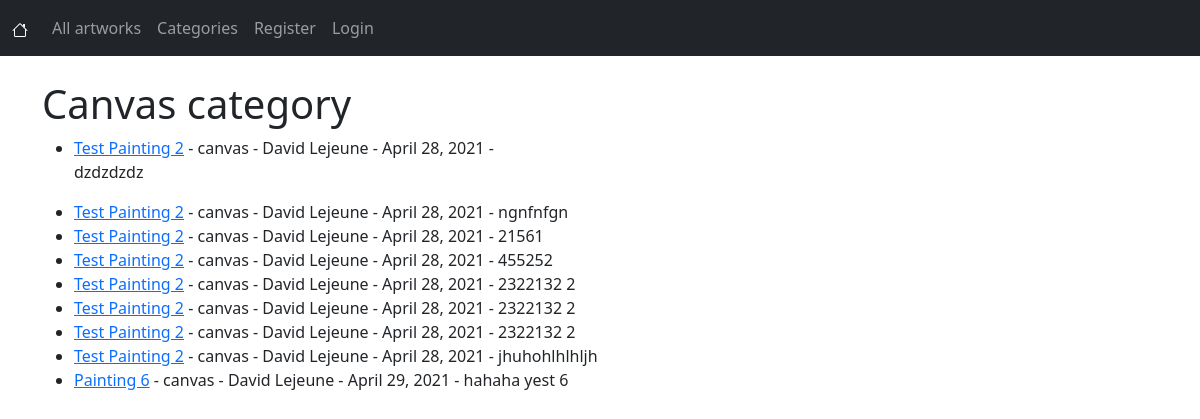
Page /category/canvas/ on the earlier database version.
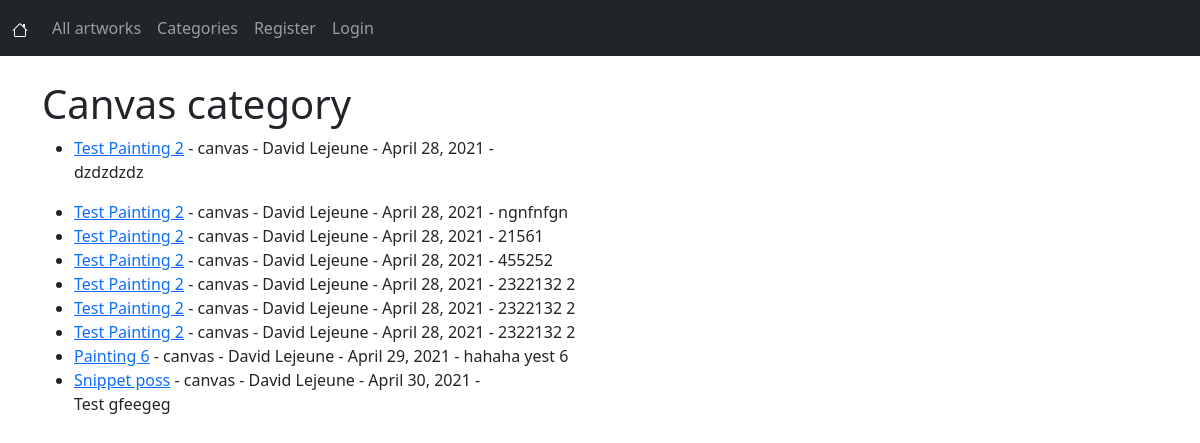
Same page on the later database version.
### artworks/models.py (models this page shows, shortened)
class Artwork(models.Model):
    title = models.CharField(max_length=255)
    title_tag = models.CharField(max_length=255)
    author = models.ForeignKey(User, on_delete=models.CASCADE)
    body = RichTextField(blank=True, null=True)
    snippet = models.CharField(max_length=255)
    artwork_date = models.DateField(auto_now_add=True)
    category = models.CharField(max_length=255, default='No category')
    likes = models.ManyToManyField(User, related_name='artwork_post')

### artworks/views.py (the view)
# urls.py: path('category/<str:cats>/' , CategoryView, name="category"),
def CategoryView(request, cats):
    category_artworks = Artwork.objects.filter(category=cats.replace('-',' '))
    return render(request, 'categories.html', {'cats':cats.title().replace('-',' '), 'category_artworks':category_artworks})

### artworks/templates/categories.html (shortened to what this page needs)
{% extends 'base.html' %}
{% block content %}
{% if category_artworks %}
<h1>{{ cats }} category</h1>
    <ul>
        {% for artwork in category_artworks %}
            <li><a href="{% url 'artwork-detail' artwork.pk %}">{{ artwork.title }}</a> - {{ artwork.category}} - {{ artwork.author.first_name }} {{ artwork.author.last_name }} - {{ artwork.artwork_date }} -
                {{ artwork.body|slice:":100"|safe }}</li>
        {% endfor %}
    </ul>
{% else %}
<div class="d-flex justify-content-center">
    <div class="alert alert-dark" role="alert">
        Sorry, this page doesn't exist .
    </div>
</div>
{% endif %}
{% endblock %}

Differences in the rows shown:
removed Artwork: title "Test Painting 2", category "canvas", author.first_name "David", author.last_name "Lejeune", artwork_date "April 28, 2021", body "jhuhohlhlhljh"
added Artwork: title "Snippet poss", category "canvas", author.first_name "David", author.last_name "Lejeune", artwork_date "April 30, 2021", body "Test gfeegeg"
